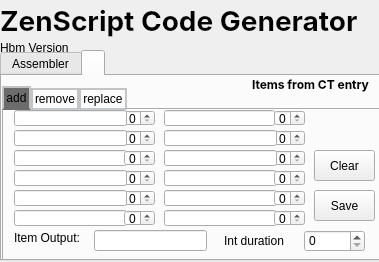
<?xml version="1.0" encoding="UTF-8"?>
<ui version="4.0">
 <class>Frame</class>
 <widget class="QFrame" name="Frame">
  <property name="geometry">
   <rect>
    <x>0</x>
    <y>0</y>
    <width>379</width>
    <height>262</height>
   </rect>
  </property>
  <property name="sizePolicy">
   <sizepolicy hsizetype="Fixed" vsizetype="Fixed">
    <horstretch>0</horstretch>
    <verstretch>0</verstretch>
   </sizepolicy>
  </property>
  <property name="minimumSize">
   <size>
    <width>379</width>
    <height>262</height>
   </size>
  </property>
  <property name="maximumSize">
   <size>
    <width>450</width>
    <height>382</height>
   </size>
  </property>
  <property name="windowTitle">
   <string>ZenScript Code Generator by HLNikNiky</string>
  </property>
  <widget class="QLabel" name="label">
   <property name="geometry">
    <rect>
     <x>0</x>
     <y>0</y>
     <width>381</width>
     <height>41</height>
    </rect>
   </property>
   <property name="font">
    <font>
     <family>SF Pro Text</family>
     <pointsize>21</pointsize>
     <bold>true</bold>
    </font>
   </property>
   <property name="text">
    <string>ZenScript Code Generator</string>
   </property>
  </widget>
  <widget class="QTabWidget" name="tabWidget">
   <property name="geometry">
    <rect>
     <x>0</x>
     <y>50</y>
     <width>381</width>
     <height>211</height>
    </rect>
   </property>
   <property name="styleSheet">
    <string notr="true">QTabWidget::tab-bar {
   border: 1px solid gray;
}</string>
   </property>
   <property name="currentIndex">
    <number>1</number>
   </property>
   <widget class="QWidget" name="tab">
    <attribute name="title">
     <string>Assembler</string>
    </attribute>
   </widget>
   <widget class="QWidget" name="tab_2">
    <attribute name="title">
     <string/>
    </attribute>
    <widget class="QLabel" name="label_2">
     <property name="geometry">
      <rect>
       <x>250</x>
       <y>0</y>
       <width>121</width>
       <height>16</height>
      </rect>
     </property>
     <property name="font">
      <font>
       <family>SF Pro Text</family>
       <bold>true</bold>
      </font>
     </property>
     <property name="text">
      <string>Items from CT entry</string>
     </property>
    </widget>
    <widget class="QTabWidget" name="tabWidget_2">
     <property name="geometry">
      <rect>
       <x>0</x>
       <y>10</y>
       <width>381</width>
       <height>181</height>
      </rect>
     </property>
     <property name="styleSheet">
      <string notr="true">QTabBar::tab {
    border: 2px solid #C4C4C3;
    border-bottom-color: #C2C7CB;
    min-width: 16ex;
    padding: 2px;
}
 
QTabBar::tab:selected, QTabBar::tab:hover {
    background: #6c6c6c;
}
 
QTabBar::tab:selected {
    border-bottom-color: #6c6c6c;
}
 
QTabBar::tab:!selected {
    margin-top: 2px;
}</string>
     </property>
     <property name="currentIndex">
      <number>0</number>
     </property>
     <widget class="QWidget" name="tab_3">
      <attribute name="title">
       <string>add</string>
      </attribute>
      <widget class="QPushButton" name="saveButton">
       <property name="geometry">
        <rect>
         <x>310</x>
         <y>80</y>
         <width>61</width>
         <height>31</height>
        </rect>
       </property>
       <property name="text">
        <string>Save</string>
       </property>
      </widget>
      <widget class="QSpinBox" name="assemblerSpinBox4">
       <property name="geometry">
        <rect>
         <x>120</x>
         <y>60</y>
         <width>31</width>
         <height>16</height>
        </rect>
       </property>
       <property name="maximum">
        <number>64</number>
       </property>
      </widget>
      <widget class="QLineEdit" name="assemblerLine10">
       <property name="geometry">
        <rect>
         <x>160</x>
         <y>60</y>
         <width>113</width>
         <height>16</height>
        </rect>
       </property>
      </widget>
      <widget class="QSpinBox" name="assemblerSpinBox2">
       <property name="geometry">
        <rect>
         <x>120</x>
         <y>20</y>
         <width>31</width>
         <height>16</height>
        </rect>
       </property>
       <property name="maximum">
        <number>64</number>
       </property>
      </widget>
      <widget class="QLineEdit" name="assemblerLine11">
       <property name="geometry">
        <rect>
         <x>160</x>
         <y>80</y>
         <width>113</width>
         <height>16</height>
        </rect>
       </property>
      </widget>
      <widget class="QLineEdit" name="assemblerLine7">
       <property name="geometry">
        <rect>
         <x>160</x>
         <y>0</y>
         <width>111</width>
         <height>16</height>
        </rect>
       </property>
      </widget>
      <widget class="QSpinBox" name="assemblerSpinBox1">
       <property name="geometry">
        <rect>
         <x>120</x>
         <y>0</y>
         <width>31</width>
         <height>16</height>
        </rect>
       </property>
       <property name="maximum">
        <number>64</number>
       </property>
      </widget>
      <widget class="QSpinBox" name="assemblerSpinBox9">
       <property name="geometry">
        <rect>
         <x>270</x>
         <y>40</y>
         <width>31</width>
         <height>16</height>
        </rect>
       </property>
       <property name="maximum">
        <number>64</number>
       </property>
      </widget>
      <widget class="QSpinBox" name="assemblerSpinBox8">
       <property name="geometry">
        <rect>
         <x>270</x>
         <y>20</y>
         <width>31</width>
         <height>16</height>
        </rect>
       </property>
       <property name="maximum">
        <number>64</number>
       </property>
      </widget>
      <widget class="QSpinBox" name="assemblerSpinBox10">
       <property name="geometry">
        <rect>
         <x>270</x>
         <y>60</y>
         <width>31</width>
         <height>16</height>
        </rect>
       </property>
       <property name="maximum">
        <number>64</number>
       </property>
      </widget>
      <widget class="QSpinBox" name="assemblerSpinBox5">
       <property name="geometry">
        <rect>
         <x>120</x>
         <y>80</y>
         <width>31</width>
         <height>16</height>
        </rect>
       </property>
       <property name="maximum">
        <number>64</number>
       </property>
      </widget>
      <widget class="QLineEdit" name="assemblerLine3">
       <property name="geometry">
        <rect>
         <x>10</x>
         <y>40</y>
         <width>113</width>
         <height>16</height>
        </rect>
       </property>
      </widget>
      <widget class="QSpinBox" name="assemblerSpinBox11">
       <property name="geometry">
        <rect>
         <x>270</x>
         <y>80</y>
         <width>31</width>
         <height>16</height>
        </rect>
       </property>
       <property name="maximum">
        <number>64</number>
       </property>
      </widget>
      <widget class="QLineEdit" name="assemblerLine2">
       <property name="geometry">
        <rect>
         <x>10</x>
         <y>20</y>
         <width>113</width>
         <height>16</height>
        </rect>
       </property>
      </widget>
      <widget class="QSpinBox" name="assemblerSpinBox3">
       <property name="geometry">
        <rect>
         <x>120</x>
         <y>40</y>
         <width>31</width>
         <height>16</height>
        </rect>
       </property>
       <property name="maximum">
        <number>64</number>
       </property>
      </widget>
      <widget class="QLineEdit" name="assemblerLine4">
       <property name="geometry">
        <rect>
         <x>10</x>
         <y>60</y>
         <width>113</width>
         <height>16</height>
        </rect>
       </property>
      </widget>
      <widget class="QLineEdit" name="assemblerLine1">
       <property name="geometry">
        <rect>
         <x>10</x>
         <y>0</y>
         <width>113</width>
         <height>16</height>
        </rect>
       </property>
      </widget>
      <widget class="QLineEdit" name="assemblerLine6">
       <property name="geometry">
        <rect>
         <x>10</x>
         <y>100</y>
         <width>113</width>
         <height>16</height>
        </rect>
       </property>
      </widget>
      <widget class="QLineEdit" name="assemblerLine9">
       <property name="geometry">
        <rect>
         <x>160</x>
         <y>40</y>
         <width>113</width>
         <height>16</height>
        </rect>
       </property>
      </widget>
      <widget class="QPushButton" name="clearButton">
       <property name="geometry">
        <rect>
         <x>310</x>
         <y>40</y>
         <width>61</width>
         <height>31</height>
        </rect>
       </property>
       <property name="text">
        <string>Clear</string>
       </property>
      </widget>
      <widget class="QSpinBox" name="assemblerSpinBox7">
       <property name="geometry">
        <rect>
         <x>270</x>
         <y>0</y>
         <width>31</width>
         <height>16</height>
        </rect>
       </property>
       <property name="maximum">
        <number>64</number>
       </property>
      </widget>
      <widget class="QLineEdit" name="assemblerLine12">
       <property name="geometry">
        <rect>
         <x>160</x>
         <y>100</y>
         <width>113</width>
         <height>16</height>
        </rect>
       </property>
      </widget>
      <widget class="QLineEdit" name="assemblerLine5">
       <property name="geometry">
        <rect>
         <x>10</x>
         <y>80</y>
         <width>113</width>
         <height>16</height>
        </rect>
       </property>
      </widget>
      <widget class="QSpinBox" name="assemblerSpinBox6">
       <property name="geometry">
        <rect>
         <x>120</x>
         <y>100</y>
         <width>31</width>
         <height>16</height>
        </rect>
       </property>
       <property name="maximum">
        <number>64</number>
       </property>
      </widget>
      <widget class="QSpinBox" name="assemblerSpinBox12">
       <property name="geometry">
        <rect>
         <x>270</x>
         <y>100</y>
         <width>31</width>
         <height>16</height>
        </rect>
       </property>
       <property name="maximum">
        <number>64</number>
       </property>
      </widget>
      <widget class="QLineEdit" name="assemblerLine8">
       <property name="geometry">
        <rect>
         <x>160</x>
         <y>20</y>
         <width>113</width>
         <height>16</height>
        </rect>
       </property>
      </widget>
      <widget class="QLabel" name="label_4">
       <property name="geometry">
        <rect>
         <x>10</x>
         <y>120</y>
         <width>81</width>
         <height>16</height>
        </rect>
       </property>
       <property name="text">
        <string>Item Output:</string>
       </property>
      </widget>
      <widget class="QLineEdit" name="assemblerLineOutput">
       <property name="geometry">
        <rect>
         <x>90</x>
         <y>120</y>
         <width>113</width>
         <height>21</height>
        </rect>
       </property>
      </widget>
      <widget class="QLabel" name="label_6">
       <property name="geometry">
        <rect>
         <x>220</x>
         <y>120</y>
         <width>71</width>
         <height>21</height>
        </rect>
       </property>
       <property name="text">
        <string>Int duration</string>
       </property>
      </widget>
      <widget class="QSpinBox" name="intDurationSpinBox">
       <property name="geometry">
        <rect>
         <x>300</x>
         <y>120</y>
         <width>61</width>
         <height>22</height>
        </rect>
       </property>
       <property name="maximum">
        <number>1000000000</number>
       </property>
      </widget>
     </widget>
     <widget class="QWidget" name="tab_4">
      <attribute name="title">
       <string>remove</string>
      </attribute>
      <widget class="QLabel" name="label_5">
       <property name="geometry">
        <rect>
         <x>10</x>
         <y>10</y>
         <width>81</width>
         <height>16</height>
        </rect>
       </property>
       <property name="text">
        <string>Remove item</string>
       </property>
      </widget>
      <widget class="QLineEdit" name="removeLine">
       <property name="geometry">
        <rect>
         <x>110</x>
         <y>10</y>
         <width>113</width>
         <height>22</height>
        </rect>
       </property>
      </widget>
      <widget class="QPushButton" name="saveRemoveButton">
       <property name="geometry">
        <rect>
         <x>260</x>
         <y>10</y>
         <width>75</width>
         <height>24</height>
        </rect>
       </property>
       <property name="text">
        <string>Save</string>
       </property>
      </widget>
     </widget>
     <widget class="QWidget" name="tab_5">
      <attribute name="title">
       <string>replace</string>
      </attribute>
      <widget class="QSpinBox" name="replaceAssemblerSpinBox4">
       <property name="geometry">
        <rect>
         <x>120</x>
         <y>60</y>
         <width>31</width>
         <height>16</height>
        </rect>
       </property>
       <property name="maximum">
        <number>64</number>
       </property>
      </widget>
      <widget class="QLineEdit" name="replaceAssemblerLine4">
       <property name="geometry">
        <rect>
         <x>10</x>
         <y>60</y>
         <width>113</width>
         <height>16</height>
        </rect>
       </property>
      </widget>
      <widget class="QLineEdit" name="replaceAssemblerLine3">
       <property name="geometry">
        <rect>
         <x>10</x>
         <y>40</y>
         <width>113</width>
         <height>16</height>
        </rect>
       </property>
      </widget>
      <widget class="QLineEdit" name="replaceAssemblerLine12">
       <property name="geometry">
        <rect>
         <x>160</x>
         <y>100</y>
         <width>113</width>
         <height>16</height>
        </rect>
       </property>
      </widget>
      <widget class="QSpinBox" name="replaceAssemblerSpinBox11">
       <property name="geometry">
        <rect>
         <x>270</x>
         <y>80</y>
         <width>31</width>
         <height>16</height>
        </rect>
       </property>
       <property name="maximum">
        <number>64</number>
       </property>
      </widget>
      <widget class="QSpinBox" name="replaceAssemblerSpinBox5">
       <property name="geometry">
        <rect>
         <x>120</x>
         <y>80</y>
         <width>31</width>
         <height>16</height>
        </rect>
       </property>
       <property name="maximum">
        <number>64</number>
       </property>
      </widget>
      <widget class="QLineEdit" name="replaceAssemblerLine2">
       <property name="geometry">
        <rect>
         <x>10</x>
         <y>20</y>
         <width>113</width>
         <height>16</height>
        </rect>
       </property>
      </widget>
      <widget class="QSpinBox" name="replaceIntDurationSpinBox">
       <property name="geometry">
        <rect>
         <x>300</x>
         <y>120</y>
         <width>61</width>
         <height>22</height>
        </rect>
       </property>
       <property name="maximum">
        <number>1000000000</number>
       </property>
      </widget>
      <widget class="QLineEdit" name="replaceAssemblerLine7">
       <property name="geometry">
        <rect>
         <x>160</x>
         <y>0</y>
         <width>111</width>
         <height>16</height>
        </rect>
       </property>
      </widget>
      <widget class="QLabel" name="label_10">
       <property name="geometry">
        <rect>
         <x>220</x>
         <y>120</y>
         <width>71</width>
         <height>21</height>
        </rect>
       </property>
       <property name="text">
        <string>Int duration</string>
       </property>
      </widget>
      <widget class="QLineEdit" name="replaceAssemblerLine1">
       <property name="geometry">
        <rect>
         <x>10</x>
         <y>0</y>
         <width>113</width>
         <height>16</height>
        </rect>
       </property>
      </widget>
      <widget class="QLineEdit" name="replaceAssemblerLine8">
       <property name="geometry">
        <rect>
         <x>160</x>
         <y>20</y>
         <width>113</width>
         <height>16</height>
        </rect>
       </property>
      </widget>
      <widget class="QSpinBox" name="replaceAssemblerSpinBox8">
       <property name="geometry">
        <rect>
         <x>270</x>
         <y>20</y>
         <width>31</width>
         <height>16</height>
        </rect>
       </property>
       <property name="maximum">
        <number>64</number>
       </property>
      </widget>
      <widget class="QPushButton" name="replaceClearButton">
       <property name="geometry">
        <rect>
         <x>310</x>
         <y>40</y>
         <width>61</width>
         <height>31</height>
        </rect>
       </property>
       <property name="text">
        <string>Clear</string>
       </property>
      </widget>
      <widget class="QSpinBox" name="replaceAssemblerSpinBox6">
       <property name="geometry">
        <rect>
         <x>120</x>
         <y>100</y>
         <width>31</width>
         <height>16</height>
        </rect>
       </property>
       <property name="maximum">
        <number>64</number>
       </property>
      </widget>
      <widget class="QSpinBox" name="replaceAssemblerSpinBox12">
       <property name="geometry">
        <rect>
         <x>270</x>
         <y>100</y>
         <width>31</width>
         <height>16</height>
        </rect>
       </property>
       <property name="maximum">
        <number>64</number>
       </property>
      </widget>
      <widget class="QLineEdit" name="replaceAssemblerLine10">
       <property name="geometry">
        <rect>
         <x>160</x>
         <y>60</y>
         <width>113</width>
         <height>16</height>
        </rect>
       </property>
      </widget>
      <widget class="QSpinBox" name="replaceAssemblerSpinBox3">
       <property name="geometry">
        <rect>
         <x>120</x>
         <y>40</y>
         <width>31</width>
         <height>16</height>
        </rect>
       </property>
       <property name="maximum">
        <number>64</number>
       </property>
      </widget>
      <widget class="QLineEdit" name="replaceAssemblerLine6">
       <property name="geometry">
        <rect>
         <x>10</x>
         <y>100</y>
         <width>113</width>
         <height>16</height>
        </rect>
       </property>
      </widget>
      <widget class="QLineEdit" name="replaceAssemblerLineOutput">
       <property name="geometry">
        <rect>
         <x>90</x>
         <y>120</y>
         <width>113</width>
         <height>21</height>
        </rect>
       </property>
      </widget>
      <widget class="QSpinBox" name="replaceAssemblerSpinBox1">
       <property name="geometry">
        <rect>
         <x>120</x>
         <y>0</y>
         <width>31</width>
         <height>16</height>
        </rect>
       </property>
       <property name="maximum">
        <number>64</number>
       </property>
      </widget>
      <widget class="QSpinBox" name="replaceAssemblerSpinBox9">
       <property name="geometry">
        <rect>
         <x>270</x>
         <y>40</y>
         <width>31</width>
         <height>16</height>
        </rect>
       </property>
       <property name="maximum">
        <number>64</number>
       </property>
      </widget>
      <widget class="QPushButton" name="replaceSaveButton">
       <property name="geometry">
        <rect>
         <x>310</x>
         <y>80</y>
         <width>61</width>
         <height>31</height>
        </rect>
       </property>
       <property name="text">
        <string>Save</string>
       </property>
      </widget>
      <widget class="QSpinBox" name="replaceAssemblerSpinBox2">
       <property name="geometry">
        <rect>
         <x>120</x>
         <y>20</y>
         <width>31</width>
         <height>16</height>
        </rect>
       </property>
       <property name="maximum">
        <number>64</number>
       </property>
      </widget>
      <widget class="QLineEdit" name="replaceAssemblerLine9">
       <property name="geometry">
        <rect>
         <x>160</x>
         <y>40</y>
         <width>113</width>
         <height>16</height>
        </rect>
       </property>
      </widget>
      <widget class="QLineEdit" name="replaceAssemblerLine5">
       <property name="geometry">
        <rect>
         <x>10</x>
         <y>80</y>
         <width>113</width>
         <height>16</height>
        </rect>
       </property>
      </widget>
      <widget class="QSpinBox" name="replaceAssemblerSpinBox10">
       <property name="geometry">
        <rect>
         <x>270</x>
         <y>60</y>
         <width>31</width>
         <height>16</height>
        </rect>
       </property>
       <property name="maximum">
        <number>64</number>
       </property>
      </widget>
      <widget class="QLineEdit" name="replaceAssemblerLine11">
       <property name="geometry">
        <rect>
         <x>160</x>
         <y>80</y>
         <width>113</width>
         <height>16</height>
        </rect>
       </property>
      </widget>
      <widget class="QLabel" name="label_11">
       <property name="geometry">
        <rect>
         <x>10</x>
         <y>120</y>
         <width>81</width>
         <height>16</height>
        </rect>
       </property>
       <property name="text">
        <string>Item Output:</string>
       </property>
      </widget>
      <widget class="QSpinBox" name="replaceAssemblerSpinBox7">
       <property name="geometry">
        <rect>
         <x>270</x>
         <y>0</y>
         <width>31</width>
         <height>16</height>
        </rect>
       </property>
       <property name="maximum">
        <number>64</number>
       </property>
      </widget>
     </widget>
    </widget>
   </widget>
  </widget>
  <widget class="QLabel" name="label_3">
   <property name="geometry">
    <rect>
     <x>0</x>
     <y>40</y>
     <width>71</width>
     <height>16</height>
    </rect>
   </property>
   <property name="text">
    <string>Hbm Version</string>
   </property>
  </widget>
 </widget>
 <resources/>
 <connections/>
</ui>
